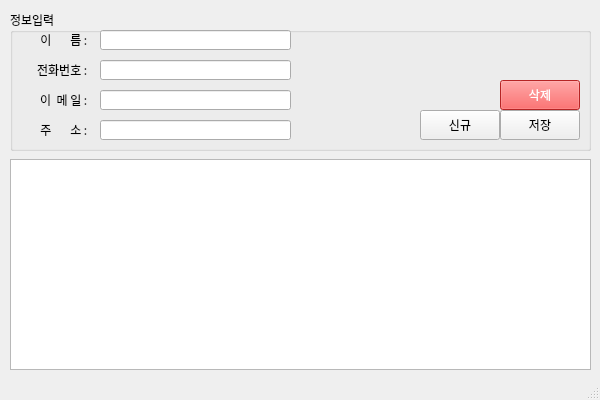
<?xml version="1.0" encoding="UTF-8"?>
<ui version="4.0">
 <class>MainWindow</class>
 <widget class="QMainWindow" name="MainWindow">
  <property name="geometry">
   <rect>
    <x>0</x>
    <y>0</y>
    <width>600</width>
    <height>400</height>
   </rect>
  </property>
  <property name="sizePolicy">
   <sizepolicy hsizetype="Fixed" vsizetype="Fixed">
    <horstretch>0</horstretch>
    <verstretch>0</verstretch>
   </sizepolicy>
  </property>
  <property name="minimumSize">
   <size>
    <width>600</width>
    <height>400</height>
   </size>
  </property>
  <property name="maximumSize">
   <size>
    <width>600</width>
    <height>400</height>
   </size>
  </property>
  <property name="font">
   <font>
    <family>나눔고딕</family>
   </font>
  </property>
  <property name="windowTitle">
   <string>MainWindow</string>
  </property>
  <widget class="QWidget" name="centralwidget">
   <widget class="QWidget" name="verticalLayoutWidget">
    <property name="geometry">
     <rect>
      <x>10</x>
      <y>10</y>
      <width>581</width>
      <height>141</height>
     </rect>
    </property>
    <layout class="QVBoxLayout" name="verticalLayout">
     <item>
      <widget class="QGroupBox" name="groupBox">
       <property name="title">
        <string>정보입력</string>
       </property>
       <widget class="QLabel" name="label">
        <property name="geometry">
         <rect>
          <x>20</x>
          <y>24</y>
          <width>60</width>
          <height>12</height>
         </rect>
        </property>
        <property name="text">
         <string>이       름 : </string>
        </property>
        <property name="alignment">
         <set>Qt::AlignRight|Qt::AlignTrailing|Qt::AlignVCenter</set>
        </property>
       </widget>
       <widget class="QLineEdit" name="txtName">
        <property name="geometry">
         <rect>
          <x>90</x>
          <y>20</y>
          <width>191</width>
          <height>20</height>
         </rect>
        </property>
        <property name="inputMethodHints">
         <set>Qt::ImhDigitsOnly|Qt::ImhLatinOnly</set>
        </property>
        <property name="inputMask">
         <string/>
        </property>
        <property name="placeholderText">
         <string/>
        </property>
       </widget>
       <widget class="QLabel" name="label_3">
        <property name="geometry">
         <rect>
          <x>20</x>
          <y>54</y>
          <width>60</width>
          <height>12</height>
         </rect>
        </property>
        <property name="text">
         <string>전화번호 : </string>
        </property>
        <property name="alignment">
         <set>Qt::AlignRight|Qt::AlignTrailing|Qt::AlignVCenter</set>
        </property>
       </widget>
       <widget class="QLineEdit" name="txtPhone">
        <property name="geometry">
         <rect>
          <x>90</x>
          <y>50</y>
          <width>191</width>
          <height>20</height>
         </rect>
        </property>
        <property name="inputMethodHints">
         <set>Qt::ImhFormattedNumbersOnly</set>
        </property>
        <property name="inputMask">
         <string/>
        </property>
       </widget>
       <widget class="QLineEdit" name="txtEmail">
        <property name="geometry">
         <rect>
          <x>90</x>
          <y>80</y>
          <width>191</width>
          <height>20</height>
         </rect>
        </property>
       </widget>
       <widget class="QLabel" name="label_4">
        <property name="geometry">
         <rect>
          <x>20</x>
          <y>84</y>
          <width>60</width>
          <height>12</height>
         </rect>
        </property>
        <property name="text">
         <string>이  메 일 : </string>
        </property>
        <property name="alignment">
         <set>Qt::AlignRight|Qt::AlignTrailing|Qt::AlignVCenter</set>
        </property>
       </widget>
       <widget class="QLineEdit" name="txtAddress">
        <property name="geometry">
         <rect>
          <x>90</x>
          <y>110</y>
          <width>191</width>
          <height>20</height>
         </rect>
        </property>
       </widget>
       <widget class="QLabel" name="label_5">
        <property name="geometry">
         <rect>
          <x>20</x>
          <y>114</y>
          <width>60</width>
          <height>12</height>
         </rect>
        </property>
        <property name="text">
         <string>주       소 : </string>
        </property>
        <property name="alignment">
         <set>Qt::AlignRight|Qt::AlignTrailing|Qt::AlignVCenter</set>
        </property>
       </widget>
       <widget class="QPushButton" name="btnNew">
        <property name="geometry">
         <rect>
          <x>410</x>
          <y>100</y>
          <width>80</width>
          <height>30</height>
         </rect>
        </property>
        <property name="text">
         <string>신규</string>
        </property>
       </widget>
       <widget class="QPushButton" name="btnSave">
        <property name="geometry">
         <rect>
          <x>490</x>
          <y>100</y>
          <width>80</width>
          <height>30</height>
         </rect>
        </property>
        <property name="text">
         <string>저장</string>
        </property>
       </widget>
       <widget class="QPushButton" name="btnDel">
        <property name="geometry">
         <rect>
          <x>490</x>
          <y>70</y>
          <width>80</width>
          <height>30</height>
         </rect>
        </property>
        <property name="palette">
         <palette>
          <active>
           <colorrole role="WindowText">
            <brush brushstyle="SolidPattern">
             <color alpha="255">
              <red>255</red>
              <green>255</green>
              <blue>255</blue>
             </color>
            </brush>
           </colorrole>
           <colorrole role="Button">
            <brush brushstyle="SolidPattern">
             <color alpha="255">
              <red>255</red>
              <green>50</green>
              <blue>50</blue>
             </color>
            </brush>
           </colorrole>
           <colorrole role="Light">
            <brush brushstyle="SolidPattern">
             <color alpha="255">
              <red>255</red>
              <green>127</green>
              <blue>127</blue>
             </color>
            </brush>
           </colorrole>
           <colorrole role="Midlight">
            <brush brushstyle="SolidPattern">
             <color alpha="255">
              <red>255</red>
              <green>63</green>
              <blue>63</blue>
             </color>
            </brush>
           </colorrole>
           <colorrole role="Dark">
            <brush brushstyle="SolidPattern">
             <color alpha="255">
              <red>127</red>
              <green>0</green>
              <blue>0</blue>
             </color>
            </brush>
           </colorrole>
           <colorrole role="Mid">
            <brush brushstyle="SolidPattern">
             <color alpha="255">
              <red>170</red>
              <green>0</green>
              <blue>0</blue>
             </color>
            </brush>
           </colorrole>
           <colorrole role="Text">
            <brush brushstyle="SolidPattern">
             <color alpha="255">
              <red>255</red>
              <green>255</green>
              <blue>255</blue>
             </color>
            </brush>
           </colorrole>
           <colorrole role="BrightText">
            <brush brushstyle="SolidPattern">
             <color alpha="255">
              <red>255</red>
              <green>255</green>
              <blue>255</blue>
             </color>
            </brush>
           </colorrole>
           <colorrole role="ButtonText">
            <brush brushstyle="SolidPattern">
             <color alpha="255">
              <red>255</red>
              <green>255</green>
              <blue>255</blue>
             </color>
            </brush>
           </colorrole>
           <colorrole role="Base">
            <brush brushstyle="SolidPattern">
             <color alpha="255">
              <red>255</red>
              <green>50</green>
              <blue>50</blue>
             </color>
            </brush>
           </colorrole>
           <colorrole role="Window">
            <brush brushstyle="SolidPattern">
             <color alpha="255">
              <red>255</red>
              <green>50</green>
              <blue>50</blue>
             </color>
            </brush>
           </colorrole>
           <colorrole role="Shadow">
            <brush brushstyle="SolidPattern">
             <color alpha="255">
              <red>0</red>
              <green>0</green>
              <blue>0</blue>
             </color>
            </brush>
           </colorrole>
           <colorrole role="AlternateBase">
            <brush brushstyle="SolidPattern">
             <color alpha="255">
              <red>255</red>
              <green>127</green>
              <blue>127</blue>
             </color>
            </brush>
           </colorrole>
           <colorrole role="ToolTipBase">
            <brush brushstyle="SolidPattern">
             <color alpha="255">
              <red>255</red>
              <green>255</green>
              <blue>220</blue>
             </color>
            </brush>
           </colorrole>
           <colorrole role="ToolTipText">
            <brush brushstyle="SolidPattern">
             <color alpha="255">
              <red>0</red>
              <green>0</green>
              <blue>0</blue>
             </color>
            </brush>
           </colorrole>
           <colorrole role="PlaceholderText">
            <brush brushstyle="SolidPattern">
             <color alpha="128">
              <red>0</red>
              <green>0</green>
              <blue>0</blue>
             </color>
            </brush>
           </colorrole>
          </active>
          <inactive>
           <colorrole role="WindowText">
            <brush brushstyle="SolidPattern">
             <color alpha="255">
              <red>255</red>
              <green>255</green>
              <blue>255</blue>
             </color>
            </brush>
           </colorrole>
           <colorrole role="Button">
            <brush brushstyle="SolidPattern">
             <color alpha="255">
              <red>255</red>
              <green>50</green>
              <blue>50</blue>
             </color>
            </brush>
           </colorrole>
           <colorrole role="Light">
            <brush brushstyle="SolidPattern">
             <color alpha="255">
              <red>255</red>
              <green>127</green>
              <blue>127</blue>
             </color>
            </brush>
           </colorrole>
           <colorrole role="Midlight">
            <brush brushstyle="SolidPattern">
             <color alpha="255">
              <red>255</red>
              <green>63</green>
              <blue>63</blue>
             </color>
            </brush>
           </colorrole>
           <colorrole role="Dark">
            <brush brushstyle="SolidPattern">
             <color alpha="255">
              <red>127</red>
              <green>0</green>
              <blue>0</blue>
             </color>
            </brush>
           </colorrole>
           <colorrole role="Mid">
            <brush brushstyle="SolidPattern">
             <color alpha="255">
              <red>170</red>
              <green>0</green>
              <blue>0</blue>
             </color>
            </brush>
           </colorrole>
           <colorrole role="Text">
            <brush brushstyle="SolidPattern">
             <color alpha="255">
              <red>255</red>
              <green>255</green>
              <blue>255</blue>
             </color>
            </brush>
           </colorrole>
           <colorrole role="BrightText">
            <brush brushstyle="SolidPattern">
             <color alpha="255">
              <red>255</red>
              <green>255</green>
              <blue>255</blue>
             </color>
            </brush>
           </colorrole>
           <colorrole role="ButtonText">
            <brush brushstyle="SolidPattern">
             <color alpha="255">
              <red>255</red>
              <green>255</green>
              <blue>255</blue>
             </color>
            </brush>
           </colorrole>
           <colorrole role="Base">
            <brush brushstyle="SolidPattern">
             <color alpha="255">
              <red>255</red>
              <green>50</green>
              <blue>50</blue>
             </color>
            </brush>
           </colorrole>
           <colorrole role="Window">
            <brush brushstyle="SolidPattern">
             <color alpha="255">
              <red>255</red>
              <green>50</green>
              <blue>50</blue>
             </color>
            </brush>
           </colorrole>
           <colorrole role="Shadow">
            <brush brushstyle="SolidPattern">
             <color alpha="255">
              <red>0</red>
              <green>0</green>
              <blue>0</blue>
             </color>
            </brush>
           </colorrole>
           <colorrole role="AlternateBase">
            <brush brushstyle="SolidPattern">
             <color alpha="255">
              <red>255</red>
              <green>127</green>
              <blue>127</blue>
             </color>
            </brush>
           </colorrole>
           <colorrole role="ToolTipBase">
            <brush brushstyle="SolidPattern">
             <color alpha="255">
              <red>255</red>
              <green>255</green>
              <blue>220</blue>
             </color>
            </brush>
           </colorrole>
           <colorrole role="ToolTipText">
            <brush brushstyle="SolidPattern">
             <color alpha="255">
              <red>0</red>
              <green>0</green>
              <blue>0</blue>
             </color>
            </brush>
           </colorrole>
           <colorrole role="PlaceholderText">
            <brush brushstyle="SolidPattern">
             <color alpha="128">
              <red>0</red>
              <green>0</green>
              <blue>0</blue>
             </color>
            </brush>
           </colorrole>
          </inactive>
          <disabled>
           <colorrole role="WindowText">
            <brush brushstyle="SolidPattern">
             <color alpha="255">
              <red>255</red>
              <green>255</green>
              <blue>255</blue>
             </color>
            </brush>
           </colorrole>
           <colorrole role="Button">
            <brush brushstyle="SolidPattern">
             <color alpha="255">
              <red>255</red>
              <green>50</green>
              <blue>50</blue>
             </color>
            </brush>
           </colorrole>
           <colorrole role="Light">
            <brush brushstyle="SolidPattern">
             <color alpha="255">
              <red>255</red>
              <green>127</green>
              <blue>127</blue>
             </color>
            </brush>
           </colorrole>
           <colorrole role="Midlight">
            <brush brushstyle="SolidPattern">
             <color alpha="255">
              <red>255</red>
              <green>63</green>
              <blue>63</blue>
             </color>
            </brush>
           </colorrole>
           <colorrole role="Dark">
            <brush brushstyle="SolidPattern">
             <color alpha="255">
              <red>127</red>
              <green>0</green>
              <blue>0</blue>
             </color>
            </brush>
           </colorrole>
           <colorrole role="Mid">
            <brush brushstyle="SolidPattern">
             <color alpha="255">
              <red>170</red>
              <green>0</green>
              <blue>0</blue>
             </color>
            </brush>
           </colorrole>
           <colorrole role="Text">
            <brush brushstyle="SolidPattern">
             <color alpha="255">
              <red>255</red>
              <green>255</green>
              <blue>255</blue>
             </color>
            </brush>
           </colorrole>
           <colorrole role="BrightText">
            <brush brushstyle="SolidPattern">
             <color alpha="255">
              <red>255</red>
              <green>255</green>
              <blue>255</blue>
             </color>
            </brush>
           </colorrole>
           <colorrole role="ButtonText">
            <brush brushstyle="SolidPattern">
             <color alpha="255">
              <red>255</red>
              <green>255</green>
              <blue>255</blue>
             </color>
            </brush>
           </colorrole>
           <colorrole role="Base">
            <brush brushstyle="SolidPattern">
             <color alpha="255">
              <red>255</red>
              <green>50</green>
              <blue>50</blue>
             </color>
            </brush>
           </colorrole>
           <colorrole role="Window">
            <brush brushstyle="SolidPattern">
             <color alpha="255">
              <red>255</red>
              <green>50</green>
              <blue>50</blue>
             </color>
            </brush>
           </colorrole>
           <colorrole role="Shadow">
            <brush brushstyle="SolidPattern">
             <color alpha="255">
              <red>0</red>
              <green>0</green>
              <blue>0</blue>
             </color>
            </brush>
           </colorrole>
           <colorrole role="AlternateBase">
            <brush brushstyle="SolidPattern">
             <color alpha="255">
              <red>255</red>
              <green>0</green>
              <blue>0</blue>
             </color>
            </brush>
           </colorrole>
           <colorrole role="ToolTipBase">
            <brush brushstyle="SolidPattern">
             <color alpha="255">
              <red>255</red>
              <green>255</green>
              <blue>220</blue>
             </color>
            </brush>
           </colorrole>
           <colorrole role="ToolTipText">
            <brush brushstyle="SolidPattern">
             <color alpha="255">
              <red>0</red>
              <green>0</green>
              <blue>0</blue>
             </color>
            </brush>
           </colorrole>
           <colorrole role="PlaceholderText">
            <brush brushstyle="SolidPattern">
             <color alpha="128">
              <red>0</red>
              <green>0</green>
              <blue>0</blue>
             </color>
            </brush>
           </colorrole>
          </disabled>
         </palette>
        </property>
        <property name="styleSheet">
         <string notr="true">background-color: rgb(255, 50, 50);
color: rgb(255, 255, 255);</string>
        </property>
        <property name="text">
         <string>삭제</string>
        </property>
       </widget>
      </widget>
     </item>
    </layout>
   </widget>
   <widget class="QWidget" name="verticalLayoutWidget_2">
    <property name="geometry">
     <rect>
      <x>10</x>
      <y>159</y>
      <width>581</width>
      <height>211</height>
     </rect>
    </property>
    <layout class="QVBoxLayout" name="verticalLayout_2">
     <item>
      <widget class="QTableWidget" name="tblAddress"/>
     </item>
    </layout>
   </widget>
  </widget>
  <widget class="QStatusBar" name="stbCurrent"/>
 </widget>
 <resources/>
 <connections/>
</ui>
